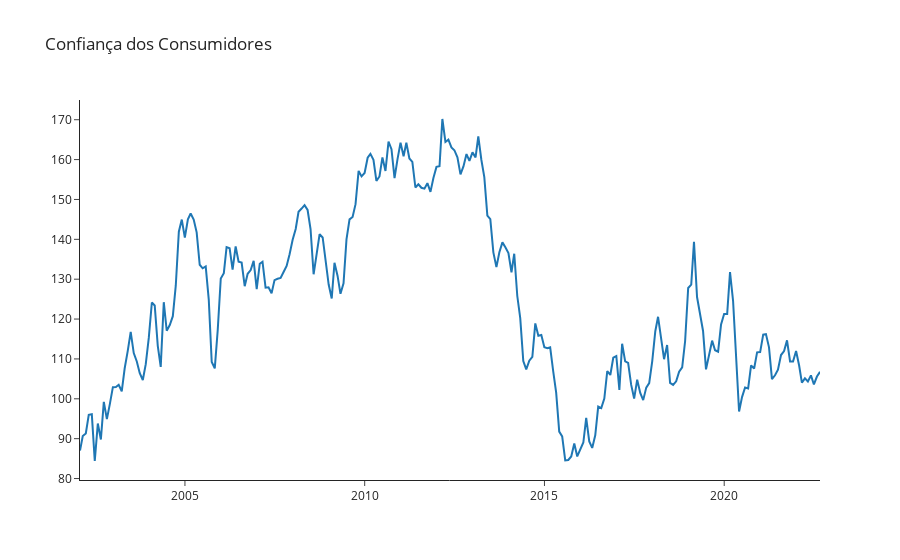

Notebook code cell kept with this figure:
### Code cell
#Indice Confiança do consumidor

confianca_consumidor = nasdaqdatalink.get('BCB/4393', start_date= '2002-01-01')

fig = go.Figure() 
fig.add_trace(go.Scatter(name='Sondagem dos Consumidores', x=confianca_consumidor.index, y=confianca_consumidor.Value)) 
fig.update_layout(title_text='Confiança dos Consumidores', template='simple_white') 
fig.show() 

#Acima de 100 esta razoavelmente bacana.

### Figure 1 — Plotly figure (JSON) as saved in the notebook; plotly's stock layout.template omitted (floating-point values rounded to 4 significant figures; data arrays with more than 128 entries replaced by an {"elided": "..."} marker saying what was removed)
{"data": [{"name": "Sondagem dos Consumidores", "type": "scatter", "x": {"elided": "248 str values"}, "y": {"elided": "248 float values"}}], "layout": {"title": {"text": "Confiança dos Consumidores"}}}
